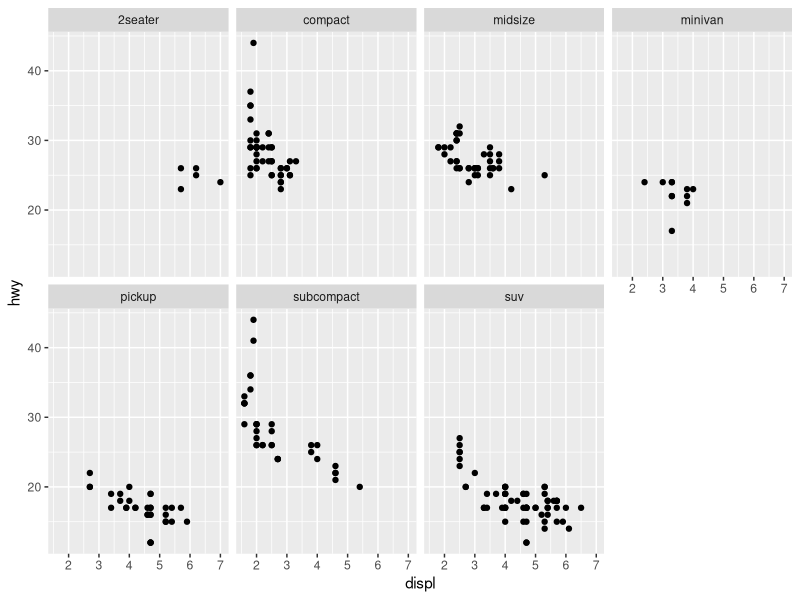
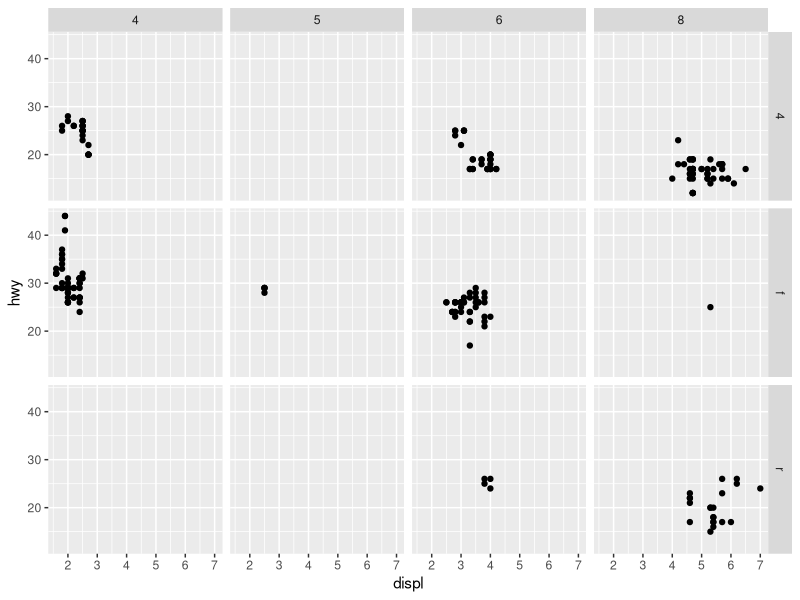
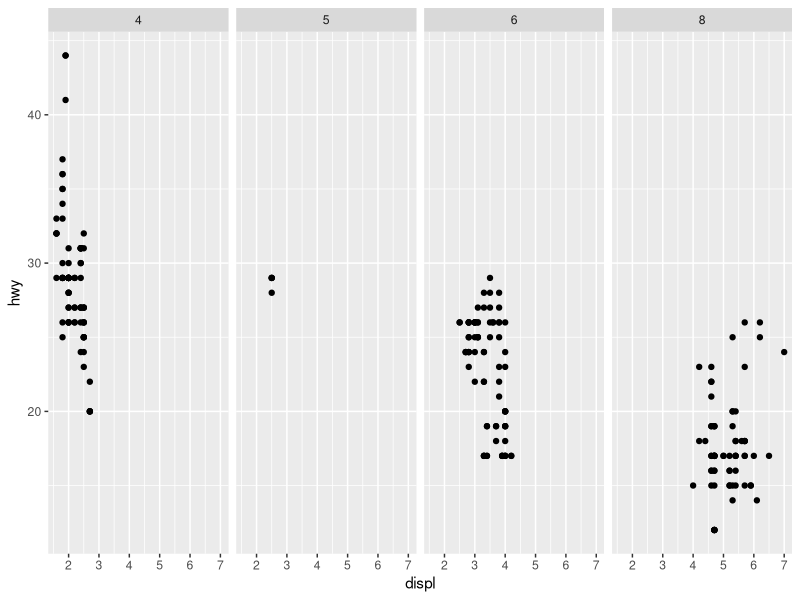
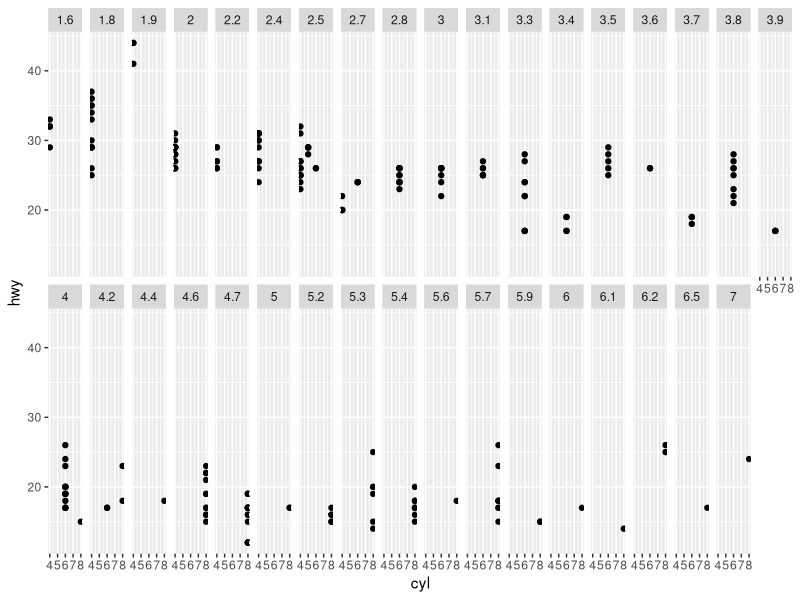
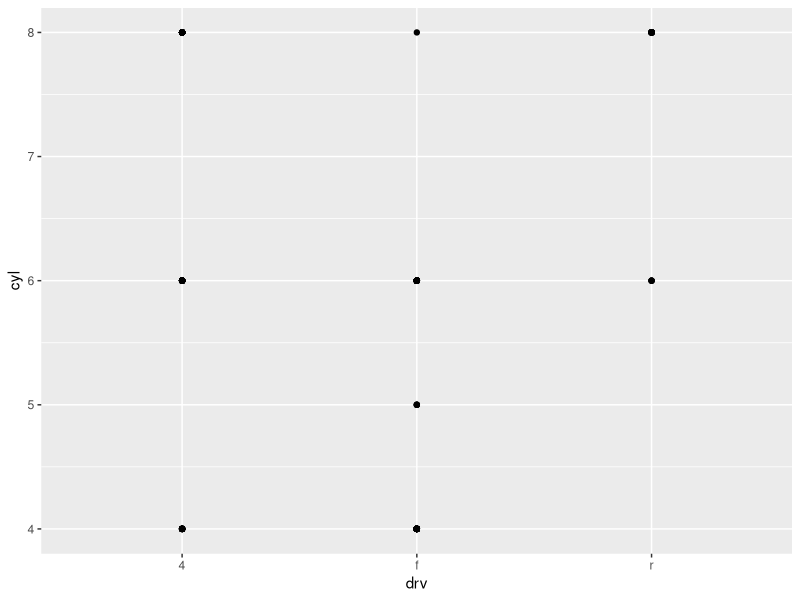
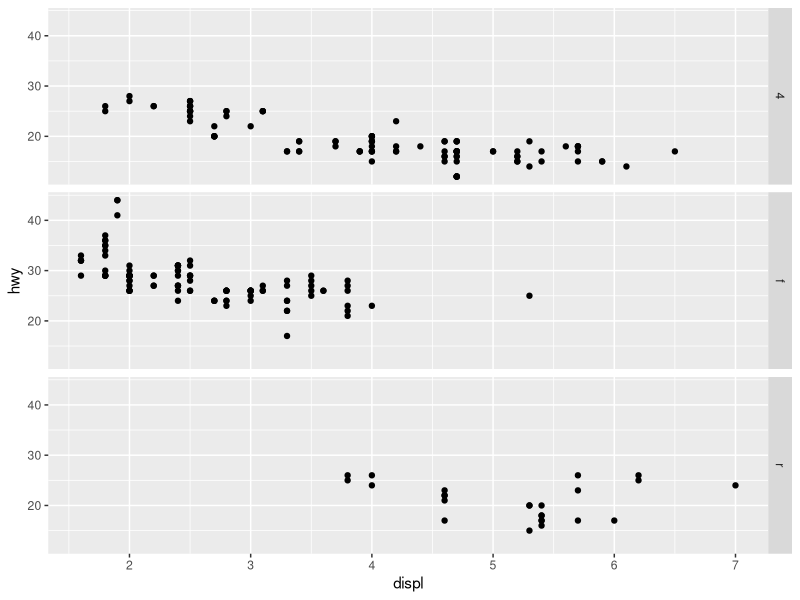
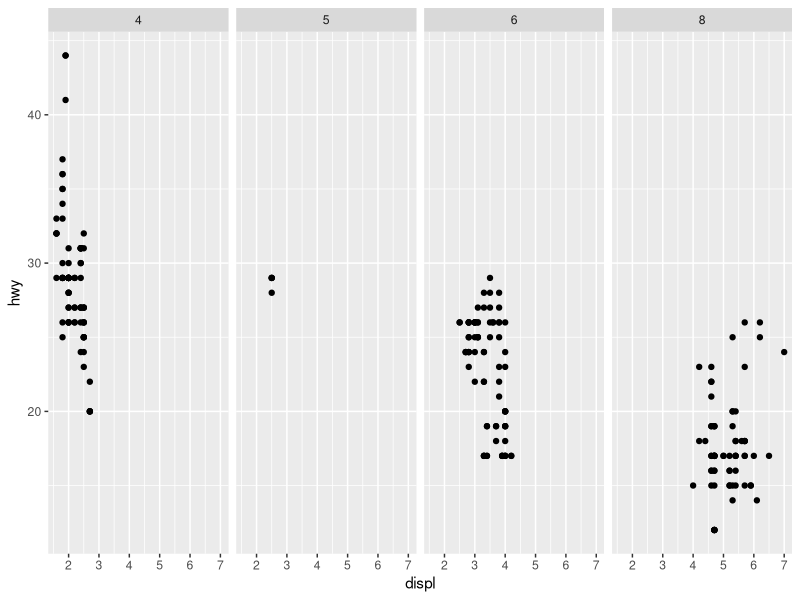
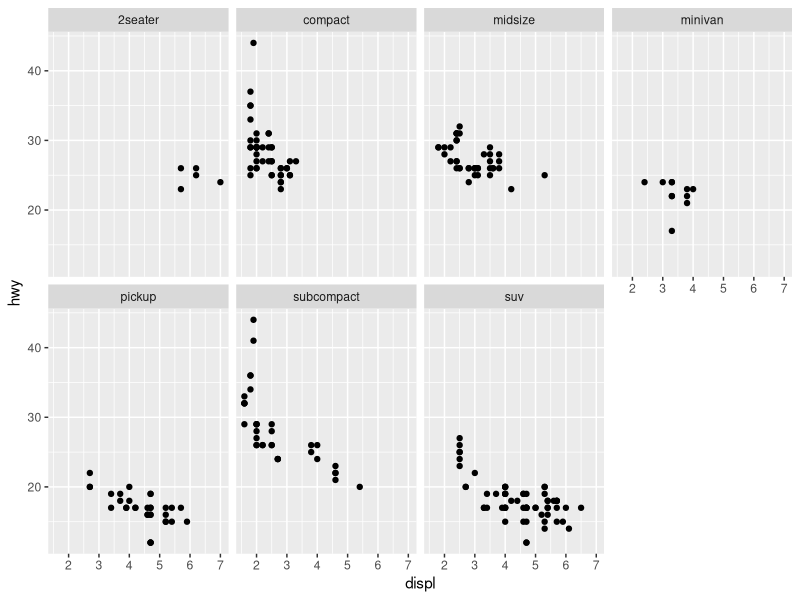

These charts were generated, in order, by the following R code:
library(tidyverse)

# CREATING FACETS (useful for categorical data)

# One variable
ggplot(data = mpg) +
  geom_point(mapping = aes(x = displ, y = hwy)) +
  facet_wrap(~ class, nrow = 2) # this creates a facet for class, with 2 rows

# Two variables
ggplot(data = mpg) +
  geom_point(mapping = aes(x = displ, y = hwy)) +
  facet_grid(drv ~ cyl) # this creates a facet for drv and cyl

# A facet grid without the row facet
ggplot(data = mpg) +
  geom_point(mapping = aes(x = displ, y = hwy)) +
  facet_grid(. ~ cyl) # this creates a facet for cyl

# Exercises
# 1. facet on a continuous variable
# A: too many facets bro
ggplot(data = mpg) +
  geom_point(mapping = aes(x = cyl, y = hwy)) +
  facet_wrap(~ displ, nrow = 2) # this creates a facet for cyl

# 2. empty cells
# A: there are no intersections between some classes, so there's no data for
# those cells to show
ggplot(data = mpg) +
  geom_point(mapping = aes(x = drv, y = cyl))

# 3. what the plots do? what "." does?
# A: the "." means "nothing here"
# this first plot creates facets on the x axis by "drv"
ggplot(data = mpg) +
  geom_point(mapping = aes(x = displ, y = hwy)) +
  facet_grid(drv ~ .)

# this second one creates facets on the y axis by "cyl"
ggplot(data = mpg) +
  geom_point(mapping = aes(x = displ, y = hwy)) +
  facet_grid(. ~ cyl)

# 4. facets v colors
# A: faceting is better if your points overlap too much for different classes
# or if you want to understand the behaviour of each class independently. On
# the other hand, colors scale better with more data.
ggplot(data = mpg) +
  geom_point(mapping = aes(x = displ, y = hwy)) +
  facet_wrap(~ class, nrow = 2)

# 5. read the help
# A: nrow and ncol specify the number of rows and columns for the facet. Other
# arguments that control the facets are "as.table" and "dir". For the facet_grid
# question, it is because the number of classes of the chosen variables are the
# determinants for the number of rows and columns.
? facet_wrap

# 6. more values = column. why?
# A: so the individual facets don't get stretched out int the x axis and
# shrinked down in the y axis.
ggplot(data = mpg) +
  geom_point(mapping = aes(x = displ, y = hwy)) +
  facet_grid(cyl ~ drv)

################################################################################

# GEOMETRIC OBJECTS
# Scatter
ggplot(data = mpg) +
  geom_point(mapping = aes(x = displ, y = hwy))

# Smooth
ggplot(data = mpg) +
  geom_smooth(mapping = aes(x = displ, y = hwy))

# Smooth linetypes
ggplot(data = mpg) +
  geom_smooth(mapping = aes(x = displ, y = hwy, linetype = drv))

# Scatter + smooth with colors and linetypes
ggplot(data = mpg,
       mapping = aes(
         x = displ,
         y = hwy,
         color = drv,
         linetype = drv
       )) +
  geom_point() +
  geom_smooth()

# Showing groupings (does not add legends)
ggplot(data = mpg) +
  geom_smooth(mapping = aes(x = displ, y = hwy, group = drv))

# Mapping aesthetics to discrete variables does the same but adds a legend
ggplot(data = mpg) +
  geom_smooth(mapping = aes(x = displ, y = hwy, color = drv),
              show.legend = F)

# Multiple geoms on the same plot
ggplot(data = mpg, mapping = aes(x = displ, y = hwy)) +
  geom_point() +
  geom_smooth()

# Local mappings allow for better control over aesthetics...
ggplot(data = mpg, mapping = aes(x = displ, y = hwy)) +
  # Here color will only map to the point geom
  geom_point(mapping = aes(color = class)) +
  geom_smooth()

# ...or even data (like subsetting the data)
ggplot(data = mpg, mapping = aes(x = displ, y = hwy)) +
  # Here color will only map to the point geom
  geom_point(mapping = aes(color = class)) +
  # And the line will only show data for the "subcompact" class
  geom_smooth(data = filter(mpg, class == "subcompact"), se = F)

# Exercises
# 1. what geom for linechart? boxplot? histogram? area chart?
# A: geom_line, geom_boxplot, geom_histogram, geom_area
? geom_line
? geom_boxplot
? geom_histogram
? geom_area

# 2. predict the outcome of the code
# A: it will create a plot with layered geoms, a scatterplot (points) and a
# smooth line, where the x axis is "displ" and the y axis is "hwy" for both, and
# color is mapped to the "drv" variable (also for both). Confidence interval
# for the smooth line plot is hidden.
ggplot(data = mpg,
       mapping = aes(x = displ, y = hwy, color = drv)) +
  geom_point() +
  geom_smooth(se = FALSE)

# 3. show.legend = FALSE?
# A: it removes the automatic legend added by some aesthetics. If you remove it
# then the legend will be shown. It was probably used earlier to allow the
# layout of the 3 graphs presented so all 3 graphs had the same size.

# 4. se on geom_smooth?
# A: it controls whether the confidence interval for the smooth line should be
# shown or hidden.

# 5. different?
# A: no because when you assign data and map aesthetics on the ggplot function,
# those mappings will be applied globally to all geoms that can display them.
ggplot(data = mpg, mapping = aes(x = displ, y = hwy)) +
  geom_point() +
  geom_smooth()

ggplot() +
  geom_point(data = mpg, mapping = aes(x = displ, y = hwy)) +
  geom_smooth(data = mpg, mapping = aes(x = displ, y = hwy))

# 6. recreate the graphs
# p1
ggplot(data = mpg, mapping = aes(x = displ, y = hwy)) +
  geom_point() +
  geom_smooth(se = F)

# p2
ggplot(data = mpg, mapping = aes(x = displ, y = hwy)) +
  geom_point() +
  geom_smooth(se = F, mapping = aes(group = drv))

# p3
ggplot(data = mpg,
       mapping = aes(x = displ, y = hwy, color = drv)) +
  geom_point() +
  geom_smooth(se = F, mapping = aes(group = drv))

# p4
ggplot(data = mpg, mapping = aes(x = displ, y = hwy)) +
  geom_point(mapping = aes(color = drv)) +
  geom_smooth(se = F)

# p5
ggplot(data = mpg, mapping = aes(x = displ, y = hwy)) +
  geom_point(mapping = aes(color = drv)) +
  geom_smooth(se = F, mapping = aes(linetype = drv))

# p6
ggplot(data = mpg, mapping = aes(x = displ, y = hwy, fill = drv)) +
  geom_point(shape = 21,
             color = "white",
             stroke = 2)

################################################################################

# STATISTICAL TRANSFORMATIONS

# See how the bar chart calculates a new value called "count"
ggplot(data = diamonds) + # "count" is not a variable inside `diamonds`
  geom_bar(mapping = aes(x = cut))

# You can usually interchange geoms with their respective stat
ggplot(data = diamonds) +
  stat_count(mapping = aes(x = cut))

# Changing the default stat of a geom
demo <- tribble(
  ~cut,         ~freq,
  "Fair",       1610,
  "Good",       4906,
  "Very Good",  12082,
  "Premium",    13791,
  "Ideal",      21551
)
ggplot(data = demo) +
  geom_bar(mapping = aes(x = cut, y = freq), stat = "identity")

# Overriding the default mapping for transformed variables to aesthetics
ggplot(data = diamonds) +
  geom_bar(mapping = aes(x = cut, y = stat(prop), group = 1))

# Draw more attention to the statistical transformations
ggplot(data = diamonds) +
  stat_summary(
    mapping = aes(x = cut, y = depth),
    fun.min = min,
    fun.max = max,
    fun = median
  )

# Exercises
# 1: geom for stat_summary?
# A: geom_pointrange. Rewriting:
ggplot(data = diamonds) +
  geom_pointrange(
    mapping = aes(x = cut,
                  y = depth),
    stat = "summary",
    fun.min = min,
    fun.max = max,
    fun = median
  )

# 2: what is geom_col? how's it different from geom_bar?
# A: geom_col is a bar plot, similar to geom_bar. The difference is that bar
# computes stat_count to be the y axis (which counts the occurences of each x)
# and geom_col uses the identity stat, which leaves the data as is (so you have)
# to provide the continuous data for the y axis
ggplot(data = diamonds) +
  geom_col(mapping = aes(x = cut, y = price))

# 3: skipped, too boring

# 4: what stat_smooth computes? what paramters control that?
# A: it computes `y`, the predicted value; `ymin`, the lower confidence interval
# around the mean; `ymax`, the upper convidence interval around the mean; and
# se, the standard error. The parameter `se` controls whether to display the
# confidence interval or not, `level` controls the level of confidence, `ymax`
# and `ymin` do something I don't quite understand and `formula` controls the
# smoothing function, which in turn probably influences the computed values.
?stat_smooth

# 5: what is the problem with those 2? (has to deal with group = 1)
# A: `group = 1` probably means that the sum of the proportions of all groups
# must amount to 1. These two plots don't have that, so the proportion is
# calculated groupwise, which means every group will have a proportion == 1.
ggplot(data = diamonds) +
  geom_bar(mapping = aes(x = cut, y = after_stat(prop)))
ggplot(data = diamonds) +
  geom_bar(mapping = aes(x = cut, fill = color, y = after_stat(prop)))

################################################################################

# POSITION ADJUSTMENTS

# Showing cut data by outline color
ggplot(data = diamonds) +
  geom_bar(mapping = aes(x = cut, color = cut))

# Showing cut data by fill color
ggplot(data = diamonds) +
  geom_bar(mapping = aes(x = cut, fill = cut))

# Automatic stacking with position = "stack"
ggplot(data = diamonds) +
  geom_bar(mapping = aes(x = cut, fill = clarity))

# Position "identity" puts each object where it "belongs" in the graph
# Removing the stacking and positioning by identity
# This is not useful for bars since they will be overlapping
# In that case, we have to make them slightly transparent or remove the fill
ggplot(data = diamonds, mapping = aes(x = cut, fill = clarity)) +
  geom_bar(alpha = 1 / 5, position = "identity") # transparent

ggplot(data = diamonds, mapping = aes(x = cut, color = clarity)) +
  geom_bar(fill = NA, position = "identity") # no fill

# Position "fill" stacks but makes sure everything has the same height
# It is useful to compare proportions between groups
ggplot(data = diamonds, mapping = aes(x = cut, fill = clarity)) +
  geom_bar(position = "fill")

# Position "dodge" buts bars alongside each other
# Makes it easier to compare individual values
ggplot(data = diamonds, mapping = aes(x = cut, fill = clarity)) +
  geom_bar(position = "dodge")

# Position "jitter" adds a little bit of noise to the position of each object
# It isn't useful for bars but very useful for points like scatterplots
# Because there can be a lot of overlapping for point plots
# With a little noise, you can see basically every data point with less overlap
# Theres a shorthand for this: geom_jitter
ggplot(data = mpg) +
  geom_point(mapping = aes(x = displ, y = hwy), position = "jitter")

?geom_jitter

# Exercises
# 1: what is the issue with the plot? How can you improve it?
# A: the plot has a lot of overlapping points due to rounding, so it looks like
# there's less data than there actually is. The way to solve this is to add a
# little bit of noise to the plot with position = "jitter", or just change the
# geom to geom_jitter
ggplot(data = mpg, mapping = aes(x = cty, y = hwy)) + 
  geom_jitter()

# 2: what parameters in geom_jitter control the ammount of noise?
# A: "width" (horizontal jitter) and "height" (vertical jitter)
?geom_jitter

# 3: compare geom_jitter and geom_count
# A: geom_count has a similar effect to geom_jitter, but through a different
# method and for different data (usually discrete data)
?geom_jitter
?geom_count

# 4: default position for boxplot? visualize mpg with it
# A: it uses "dodge2", which does the same as dodge but also lets you control
# the padding between elements with "padding" and whether the stacking order
# should be reversed with "reverse"
?geom_boxplot

ggplot(data = mpg, mapping = aes(x = class, y = hwy, fill = drv)) +
  geom_boxplot()

################################################################################

# COORDINATE SYSTEMS

# coord_flip() flips the positions of the x and y axes
ggplot(data = mpg, mapping = aes(x = class, y = hwy)) +
  geom_boxplot()
ggplot(data = mpg, mapping = aes(x = class, y = hwy)) +
  geom_boxplot() +
  coord_flip()

# coord_quickmap() fixes the aspect ratio for maps on spacial data
library(maps)
nz <- map_data("nz")

ggplot(nz, aes(long, lat, group = group)) +
  geom_polygon(fill = "white", color = "black")

ggplot(nz, aes(long, lat, group = group)) +
  geom_polygon(fill = "white", color = "black") +
  coord_quickmap()

# coord_polar() switches to polar coordinates
bar <- ggplot(data = diamonds) +
  geom_bar(
    mapping = aes(x = cut, fill = cut),
    show.legend = FALSE,
    width = 1
  ) +
  theme(aspect.ratio = 1) +
  labs(x = NULL, y = NULL)

bar + coord_flip() # as a bar chart
bar + coord_polar() # polar coordinates makes it a "pie" chart

# Excercises
# 1. turn a stacked bar chart into pie with coord_polar()
ggplot(data = diamonds) +
  geom_bar(mapping = aes(x = cut, fill = clarity)) +
  coord_polar()

# 2. what does labs() do?
# A: it allows the user to change the various plot labels, namely the title,
# subtitle, caption, tag and the axes labels
?labs

# 3. difference between coord_quickmap() and coord_map()?
# A: coord_map() projects a spherical map into a 2d plane withou preserving
# straight lines and may take extra computation to be done, while 
# coord_quickmap() tries to approximate the projectio, preserving straight
# lines and being faster
?coord_quickmap

# 4. what does the plot tell you about cty and hwy? why is coord_fixed()
# important? what does geom_abline() do?
# A: hwy and cty seem to have a positive linear correlation, so when one grows
# the other also does. coord_fixed() fixes the aspect ratio of the chart to
# make so that the visual units between both axes are equivalent. geom_abline()
# plots a reference line to the chart to make it easier to verify the
# correlation between the data
ggplot(data = mpg, mapping = aes(x = cty, y = hwy)) +
  geom_point() + 
  geom_abline() +
  coord_fixed()
